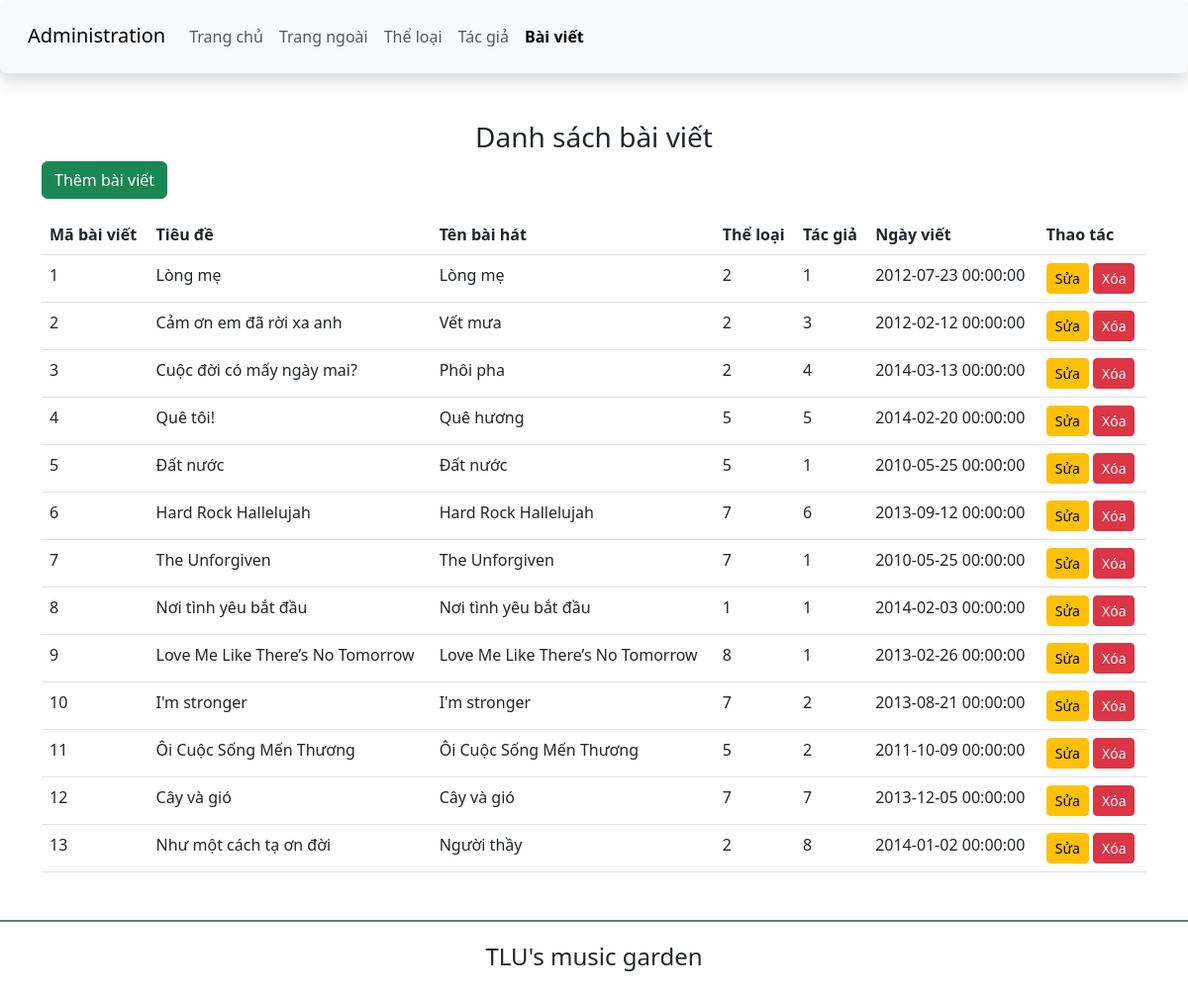
Screenshot of /admin/article.php with the database file from the repository.
### tables this page shows
create table baiviet(
	ma_bviet int unsigned not null primary key auto_increment,
    tieude varchar(200) not null,
    ten_bhat varchar(100) not null,
    ma_tloai int unsigned not null,
    tomtat text not null,
    noidung text,
    ma_tgia int unsigned not null,
    ngayviet datetime not null default now(),
    hinhanh varchar(200),
	foreign key (ma_tloai) references theloai(ma_tloai),
    foreign key (ma_tgia) references tacgia(ma_tgia)
);

### admin/article.php (the view, shortened to what this page needs)
<?php
$conn = new mysqli('localhost', 'root', '', 'BTTH01_CSE485');
$sql = "SELECT * FROM baiviet";
$result = $conn->query($sql);
?>
<!DOCTYPE html>
<html lang="en">
<head>
    <link href="https://cdn.jsdelivr.net/npm/bootstrap@5.3.0-alpha1/dist/css/bootstrap.min.css" rel="stylesheet">
</head>
<body>
<header>
        <nav class="navbar navbar-expand-lg bg-body-tertiary shadow p-3 bg-white rounded">
            <div class="container-fluid">
                <div class="h3">
                    <a class="navbar-brand" href="#">Administration</a>
                </div>
                <div class="collapse navbar-collapse" id="navbarSupportedContent">
                <ul class="navbar-nav me-auto mb-2 mb-lg-0">
                    <li class="nav-item">
                        <a class="nav-link" aria-current="page" href="./">Trang chủ</a>
                    </li>
                    <li class="nav-item">
                        <a class="nav-link" href="../index.php">Trang ngoài</a>
                    </li>
                    <li class="nav-item">
                        <a class="nav-link " href="category.php">Thể loại</a>
                    </li>
                    <li class="nav-item">
                        <a class="nav-link" href="author.php">Tác giả</a>
                    </li>
                    <li class="nav-item">
                        <a class="nav-link active fw-bold" href="article.php">Bài viết</a>
                    </li>
                </ul>
                </div>
            </div>
        </nav>
    </header>
    <main class="container mt-5 mb-5">
        <h3 class="text-center">Danh sách bài viết</h3>
        <a href="add_article.php" class="btn btn-success mb-3">Thêm bài viết</a>
        <table class="table">
            <thead>
                <tr>
                    <th scope="col">Mã bài viết</th>
                    <th scope="col">Tiêu đề</th>
                    <th scope="col">Tên bài hát</th>
                    <th scope="col">Thể loại</th>
                    <th scope="col">Tác giả</th>
                    <th scope="col">Ngày viết</th>
                    <th scope="col">Thao tác</th>
                </tr>
            </thead>
            <tbody>
                <?php if ($result->num_rows > 0): ?>
                    <?php while($row = $result->fetch_assoc()): ?>
                        <tr>
                            <td><?php echo $row['ma_bviet']; ?></td>
                            <td><?php echo $row['tieude']; ?></td>
                            <td><?php echo $row['ten_bhat']; ?></td>
                            <td><?php echo $row['ma_tloai']; ?></td>
                            <td><?php echo $row['ma_tgia']; ?></td>
                            <td><?php echo $row['ngayviet']; ?></td>
                            <td>
                                <a href="edit_article.php?id=<?php echo $row['ma_bviet']; ?>" class="btn btn-warning btn-sm">Sửa</a>
                                <a href="?delete_id=<?php echo $row['ma_bviet']; ?>" class="btn btn-danger btn-sm" onclick="return confirm('Bạn có chắc chắn muốn xóa bài viết này?');">Xóa</a>
                            </td>
                        </tr>
                    <?php endwhile; ?>
                <?php else: ?>
                    <tr>
                        <td colspan="7" class="text-center">Không có bài viết nào.</td>
                    </tr>
                <?php endif; ?>
            </tbody>
        </table>
    </main>
    <footer class="bg-white d-flex justify-content-center align-items-center border-top border-secondary border-2" style="height:80px">
        <h4 class="text-center">TLU's music garden</h4>
    </footer>
</body>
</html>

### rows the page displays
baiviet: ma_bviet "1", tieude "Lòng mẹ", ten_bhat "Lòng mẹ", ma_tloai "2", ma_tgia "1", ngayviet "2012-07-23 00:00:00"
baiviet: ma_bviet "2", tieude "Cảm ơn em đã rời xa anh", ten_bhat "Vết mưa", ma_tloai "2", ma_tgia "3", ngayviet "2012-02-12 00:00:00"
baiviet: ma_bviet "3", tieude "Cuộc đời có mấy ngày mai?", ten_bhat "Phôi pha", ma_tloai "2", ma_tgia "4", ngayviet "2014-03-13 00:00:00"
baiviet: ma_bviet "4", tieude "Quê tôi!", ten_bhat "Quê hương", ma_tloai "5", ma_tgia "5", ngayviet "2014-02-20 00:00:00"
baiviet: ma_bviet "5", tieude "Đất nước", ten_bhat "Đất nước", ma_tloai "5", ma_tgia "1", ngayviet "2010-05-25 00:00:00"
baiviet: ma_bviet "6", tieude "Hard Rock Hallelujah", ten_bhat "Hard Rock Hallelujah", ma_tloai "7", ma_tgia "6", ngayviet "2013-09-12 00:00:00"
baiviet: ma_bviet "7", tieude "The Unforgiven", ten_bhat "The Unforgiven", ma_tloai "7", ma_tgia "1", ngayviet "2010-05-25 00:00:00"
baiviet: ma_bviet "8", tieude "Nơi tình yêu bắt đầu", ten_bhat "Nơi tình yêu bắt đầu", ma_tloai "1", ma_tgia "1", ngayviet "2014-02-03 00:00:00"
baiviet: ma_bviet "9", tieude "Love Me Like There’s No Tomorrow", ten_bhat "Love Me Like There’s No Tomorrow", ma_tloai "8", ma_tgia "1", ngayviet "2013-02-26 00:00:00"
baiviet: ma_bviet "10", tieude "I'm stronger", ten_bhat "I'm stronger", ma_tloai "7", ma_tgia "2", ngayviet "2013-08-21 00:00:00"
baiviet: ma_bviet "11", tieude "Ôi Cuộc Sống Mến Thương", ten_bhat "Ôi Cuộc Sống Mến Thương", ma_tloai "5", ma_tgia "2", ngayviet "2011-10-09 00:00:00"
baiviet: ma_bviet "12", tieude "Cây và gió", ten_bhat "Cây và gió", ma_tloai "7", ma_tgia "7", ngayviet "2013-12-05 00:00:00"
baiviet: ma_bviet "13", tieude "Như một cách tạ ơn đời", ten_bhat "Người thầy", ma_tloai "2", ma_tgia "8", ngayviet "2014-01-02 00:00:00"
